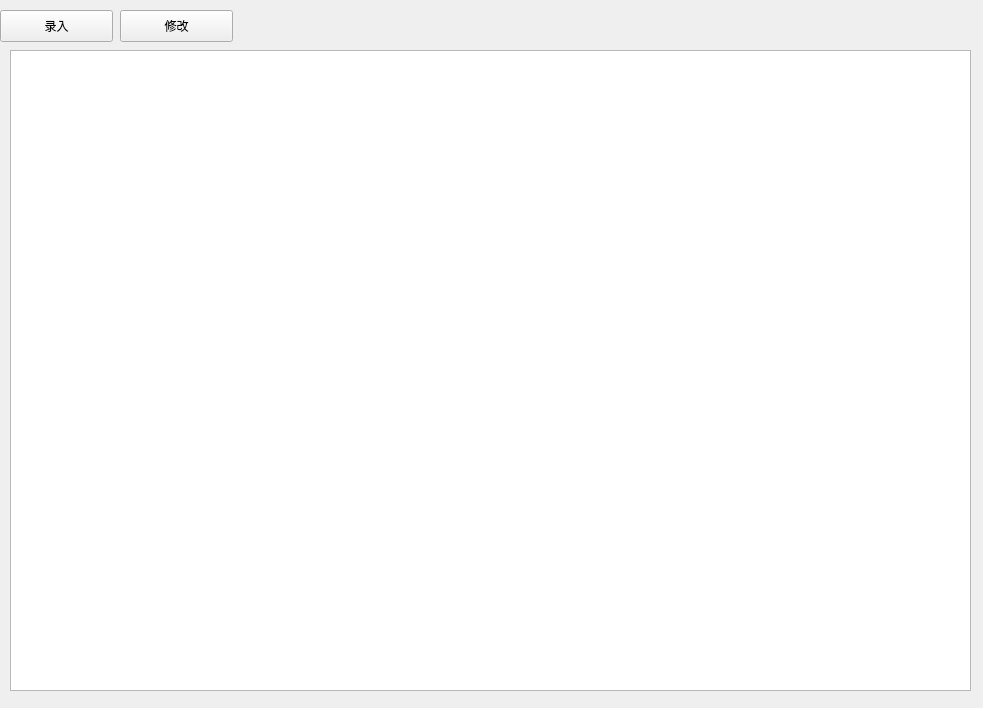
<?xml version="1.0" encoding="UTF-8"?>
<ui version="4.0">
 <class>stockQueryForm</class>
 <widget class="QWidget" name="stockQueryForm">
  <property name="geometry">
   <rect>
    <x>0</x>
    <y>0</y>
    <width>983</width>
    <height>708</height>
   </rect>
  </property>
  <property name="windowTitle">
   <string>进货信息</string>
  </property>
  <widget class="QPushButton" name="addButton">
   <property name="geometry">
    <rect>
     <x>0</x>
     <y>10</y>
     <width>113</width>
     <height>32</height>
    </rect>
   </property>
   <property name="text">
    <string>录入</string>
   </property>
  </widget>
  <widget class="QPushButton" name="editButton">
   <property name="geometry">
    <rect>
     <x>120</x>
     <y>10</y>
     <width>113</width>
     <height>32</height>
    </rect>
   </property>
   <property name="text">
    <string>修改</string>
   </property>
  </widget>
  <widget class="QTableView" name="stocktableView">
   <property name="geometry">
    <rect>
     <x>10</x>
     <y>50</y>
     <width>961</width>
     <height>641</height>
    </rect>
   </property>
  </widget>
 </widget>
 <resources/>
 <connections/>
</ui>
